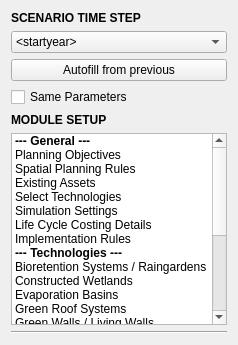
    <widget class="QWidget" name="sidebar_widget" native="true">
     <property name="sizePolicy">
      <sizepolicy hsizetype="Fixed" vsizetype="Preferred">
       <horstretch>0</horstretch>
       <verstretch>0</verstretch>
      </sizepolicy>
     </property>
     <property name="minimumSize">
      <size>
       <width>238</width>
       <height>0</height>
      </size>
     </property>
     <property name="maximumSize">
      <size>
       <width>238</width>
       <height>16777215</height>
      </size>
     </property>
     <layout class="QVBoxLayout" name="verticalLayout_2">
      <item>
       <widget class="QLabel" name="sidebar_title">
        <property name="text">
         <string>&lt;html&gt;&lt;head/&gt;&lt;body&gt;&lt;p&gt;&lt;span style=&quot; font-weight:600;&quot;&gt;SCENARIO TIME STEP&lt;/span&gt;&lt;/p&gt;&lt;/body&gt;&lt;/html&gt;</string>
        </property>
       </widget>
      </item>
      <item>
       <widget class="QComboBox" name="year_combo">
        <property name="minimumSize">
         <size>
          <width>100</width>
          <height>0</height>
         </size>
        </property>
        <item>
         <property name="text">
          <string>&lt;startyear&gt;</string>
         </property>
        </item>
       </widget>
      </item>
      <item>
       <widget class="QPushButton" name="autofillButton">
        <property name="text">
         <string>Autofill from previous</string>
        </property>
       </widget>
      </item>
      <item>
       <widget class="QCheckBox" name="same_params">
        <property name="text">
         <string>Same Parameters</string>
        </property>
       </widget>
      </item>
      <item>
       <widget class="QLabel" name="sidebar_title_2">
        <property name="text">
         <string>&lt;html&gt;&lt;head/&gt;&lt;body&gt;&lt;p&gt;&lt;span style=&quot; font-weight:600;&quot;&gt;MODULE SETUP&lt;/span&gt;&lt;/p&gt;&lt;/body&gt;&lt;/html&gt;</string>
        </property>
       </widget>
      </item>
      <item>
       <widget class="QListWidget" name="listWidget">
        <property name="maximumSize">
         <size>
          <width>220</width>
          <height>16777215</height>
         </size>
        </property>
        <item>
         <property name="text">
          <string>--- General ---</string>
         </property>
         <property name="font">
          <font>
           <weight>75</weight>
           <bold>true</bold>
          </font>
         </property>
        </item>
        <item>
         <property name="text">
          <string>Planning Objectives</string>
         </property>
        </item>
        <item>
         <property name="text">
          <string>Spatial Planning Rules</string>
         </property>
        </item>
        <item>
         <property name="text">
          <string>Existing Assets</string>
         </property>
        </item>
        <item>
         <property name="text">
          <string>Select Technologies</string>
         </property>
        </item>
        <item>
         <property name="text">
          <string>Simulation Settings</string>
         </property>
        </item>
        <item>
         <property name="text">
          <string>Life Cycle Costing Details</string>
         </property>
        </item>
        <item>
         <property name="text">
          <string>Implementation Rules</string>
         </property>
        </item>
        <item>
         <property name="text">
          <string>--- Technologies ---</string>
         </property>
         <property name="font">
          <font>
           <weight>75</weight>
           <bold>true</bold>
          </font>
         </property>
        </item>
        <item>
         <property name="text">
          <string>Bioretention Systems / Raingardens</string>
         </property>
        </item>
        <item>
         <property name="text">
          <string>Constructed Wetlands</string>
         </property>
        </item>
        <item>
         <property name="text">
          <string>Evaporation Basins</string>
         </property>
        </item>
        <item>
         <property name="text">
          <string>Green Roof Systems</string>
         </property>
        </item>
        <item>
         <property name="text">
          <string>Green Walls / Living Walls</string>
         </property>
        </item>
        <item>
         <property name="text">
          <string>Infiltration Systems</string>
         </property>
        </item>
        <item>
         <property name="text">
          <string>Ponds and Basin Systems</string>
         </property>
        </item>
        <item>
         <property name="text">
          <string>Porous / Pervious Pavements</string>
         </property>
        </item>
        <item>
         <property name="text">
          <string>Rainwater / Stormwater Tanks</string>
         </property>
        </item>
        <item>
         <property name="text">
          <string>Retarding Basins</string>
         </property>
        </item>
        <item>
         <property name="text">
          <string>Sand / Gravel Filter Trenches</string>
         </property>
        </item>
        <item>
         <property name="text">
          <string>Swales</string>
         </property>
        </item>
        <item>
         <property name="text">
          <string>--- Preference Rules ---</string>
         </property>
         <property name="font">
          <font>
           <weight>75</weight>
           <bold>true</bold>
          </font>
         </property>
        </item>
        <item>
         <property name="text">
          <string>Define Technology Scores</string>
         </property>
        </item>
        <item>
         <property name="text">
          <string>Evaluation, Ranking &amp; Selection</string>
         </property>
        </item>
       </widget>
      </item>
      <item>
       <widget class="Line" name="sidebar_line">
        <property name="orientation">
         <enum>Qt::Horizontal</enum>
        </property>
       </widget>
      </item>
     </layout>
    </widget>
